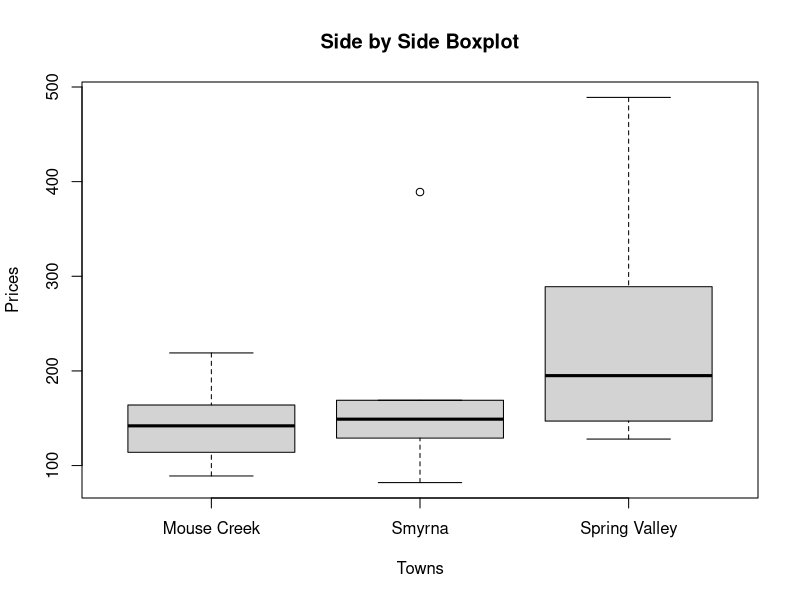

Write R code to recreate this figure.
## ---- chunk 1
knitr::opts_chunk$set(echo = TRUE)
## ---- chunk 2
# Create data vectors
Towns <- c("Mouse Creek", "Mouse Creek", "Mouse Creek", "Mouse Creek", "Mouse Creek",
          "Spring Valley",  "Spring Valley",  "Spring Valley",  "Spring Valley",  "Spring Valley",  "Spring Valley",
          "Smyrna",   "Smyrna",   "Smyrna",   "Smyrna",   "Smyrna")
Prices <- c(89,114,142,164,219,
          128,147,168,222,289,489,
          82,129,149,169,389)

# Create data frame
HouseData <- data.frame(Towns, Prices)

# Create a box plot of the data
boxplot (Prices ~ Towns, data = HouseData, main = "Side by Side Boxplot")
## ---- chunk 3
library(coin)
kruskal_test(Prices ~ factor(Towns), data = HouseData)
